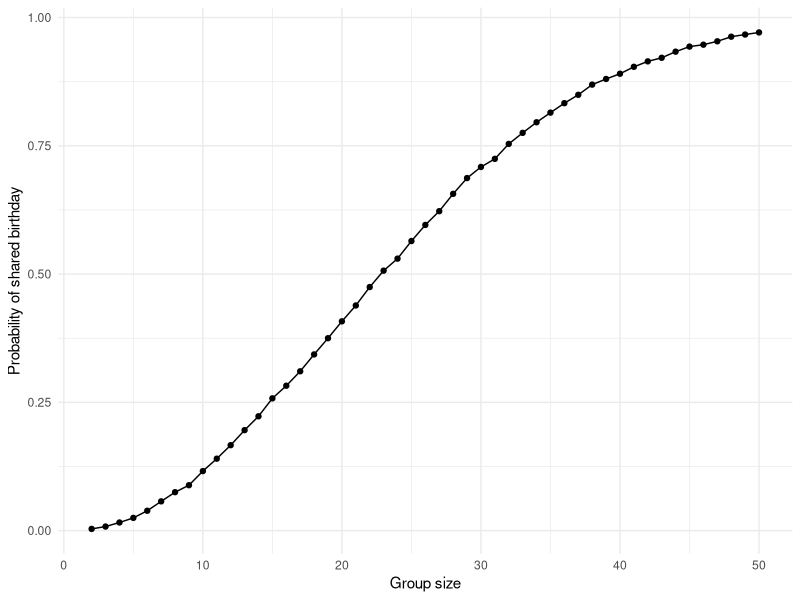

This chart was generated by the following R code:
## ---- chunk 1
knitr::opts_chunk$set(echo = TRUE)
## ---- chunk 2
library(tidyverse)
set.seed(123)
birthdaycheck = function(n) {
  birthdays = sample(1:365, size = n, replace = TRUE)
  any(duplicated(birthdays))
}
sim_data = function(n, time = 10000) {
   result = logical(time)
  for (i in 1:time) {
    result[i] = birthdaycheck(n)
  }
  tibble(
    groupsize = n,
    prob = mean(result)
  )
}
final = tibble()
for (n in 2:50) {
  sim = sim_data(n)
  final = bind_rows(final, sim)
}
final
final %>% 
  ggplot(aes(x = groupsize, y = prob)) +geom_point() + geom_line() +
  labs(
    x = "Group size",
    y = "Probability of shared birthday",
  ) + theme_minimal()
## ---- chunk 3
library(tidyverse)
library(broom)  
set.seed(123)
n = 30
sigma = 5
time = 5000
mu = 0:6 
sim_t = function(mu, n = 30, sigma = 5) {
  x = rnorm(n, mean = mu, sd = sigma)
  t = t.test(x, mu = 0)
  tidy(t) |> 
    select(estimate, p.value)
}
sim_t(mu = 0)
